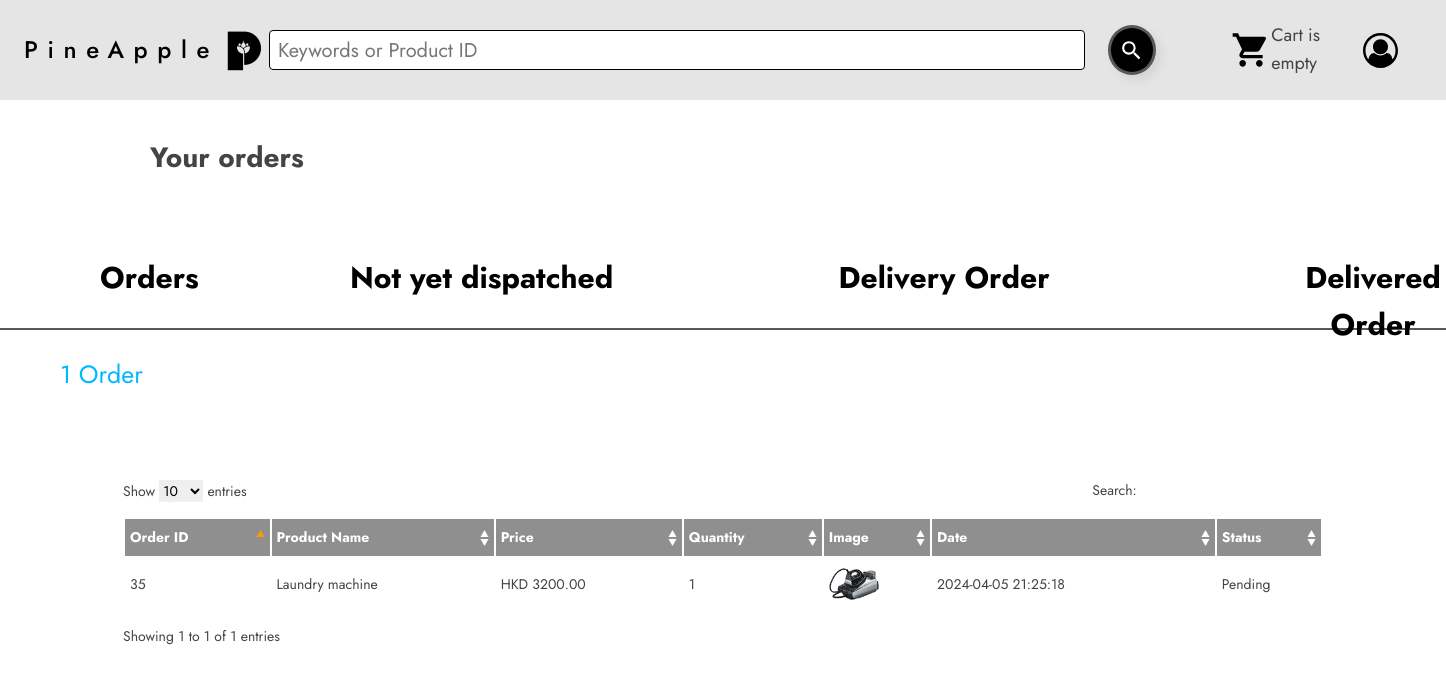
Page /check-order.php (signed in) on the committed database.
### tables this page shows
CREATE TABLE IF NOT EXISTS `tbl_order` (
  `id` int NOT NULL AUTO_INCREMENT,
  `cmrId` int NOT NULL,
  `productId` int NOT NULL,
  `productName` varchar(255) NOT NULL,
  `quantity` int NOT NULL,
  `price` float(10,2) NOT NULL,
  `image` varchar(255) NOT NULL,
  `date` datetime NOT NULL DEFAULT CURRENT_TIMESTAMP,
  `status` int NOT NULL DEFAULT '0',
  PRIMARY KEY (`id`)
);

### classess/Cart.php (called while the page is built, shortened)
<?php
$filepath = realpath(dirname(__FILE__));
include_once ($filepath.'/../lib/Database.php');
?>
<?php
class Cart{
private $db;
	public function __construct() {
		$this->db = new Database();
	}
	public function getOrderedProduct($cmrId){
		$query = "SELECT * FROM tbl_order WHERE cmrId = '$cmrId' ORDER BY date DESC";
		$result = $this->db->select($query);
		return $result;
	}
}
?>

### lib/Database.php (called while the page is built, shortened)
<?php
Class Database{
 public $host   = DB_HOST;
 public $user   = DB_USER;
 public $pass   = DB_PASS;
 public $dbname = DB_NAME;
 public $link;
private function connectDB(){
 $this->link = new mysqli($this->host, $this->user, $this->pass,
  $this->dbname);
 }
public function select($query){
  $result = $this->link->query($query) or
   die($this->link->error.__LINE__);
  if($result->num_rows > 0){
    return $result;
  } else {
    return false;
  }
 }
}

### lib/Session.php (called while the page is built, shortened)
<?php
class Session{
 public static function get($key){
  if (isset($_SESSION[$key])) {
   return $_SESSION[$key];
  } else {
   return false;
  }
 }
}
?>

### check-order.php (the view, shortened to what this page needs)
<?php include 'inc/header.php';?>
    <link rel="stylesheet" type="text/css" href="css/layout.css" media="screen" />
    <link rel="stylesheet" type="text/css" href="css/nav.css" media="screen" />
    <link href="css/table/demo_page.css" rel="stylesheet" type="text/css" />
          <link href="./check-order.css" rel="stylesheet" />
          <div class="check-order-container02">
            <h1 class="check-order-text">Your orders</h1>
          </div>
          <div class="check-order-container03">
            <a href="check-order.php" class="check-order-text1 navbar-link">Orders</a>
            <a href="delivery.php"  class="check-order-navlink navbar-link">Delivery Order</a>
            <a
              href="not-yet-dispatched.php"
              class="check-order-text2 navbar-link">
              Not yet dispatched
            </a>
            <a href="delivered.php"  class="check-order-text9 navbar-link">Delivered Order</a>
          </div>
          <div class="check-order-container04">
            <div class="check-order-container06">
              <table class="data display datatable" id="example" style="width: 1200px;">
                <thead>
                  <tr>
                    <th>Order ID</th>
                    <th>Product Name</th>
                    <th>Price</th>
                    <th>Quantity</th>
                    <th>Image</th>
                    <th>Date</th>
                    <th>Status</th>
                  </tr>
                </thead>
                <tbody>
                  <?php
                    $cmrId = Session::get("cmrId");
                    $qty = 0;
                    $getPd = $ct->getOrderedProduct($cmrId);
                    if ($getPd) {
                      $qty = 0;
                      while ($result = $getPd->fetch_assoc()) {
                        $qty++;
                  ?>
                  <tr class="odd gradeX">
                    <form action="" method="post">
                      <td><input type = "hidden" name = "id" value = <?php echo $result['id'];?>><?php echo $result['id'];?></td>
                      <td><?php echo $result['productName'];?></td>
                      <td>HKD <?php echo $result['price'];?></td>
                      <td><?php echo $result['quantity'];?></td>
                      <td><img src="admin/<?php echo $result['image'];?>" height="50px"></td>
                      <td><?php echo $result['date'];?>
                      </td>
                      <td>
                        <?php
                          if($result['status'] == 3){?>
                            <div> Rated </div>
                          <?php }
                          else if($result['status'] == 0){?>
                            <div> Pending </div>
                          <?php }
                        ?>
                      </td>
                    </form>
                  </tr>
                  <?php } } ?>
                </tbody>
	            </table>
            </div>
            <div class="check-order-container05">
              <label class="check-order-text3"><?php echo $qty;?> Order</label>
            </div>
<?php include 'inc/footer_clean.php';?>

### style.css (style rules this page uses)
:root { --dl-color-gray-500: #595959; --dl-color-gray-700: #999999; --dl-color-gray-900: #D9D9D9; --dl-color-gray-950: #e5e5e5ff; --dl-size-size-large: 144px; --dl-size-size-small: 48px; --dl-color-gray-black: #000000; --dl-color-gray-white: #FFFFFF; --dl-size-size-medium: 96px; --dl-size-size-xlarge: 192px; --dl-size-size-xsmall: 16px; --dl-space-space-unit: 16px; --dl-size-size-xxlarge: 288px; --dl-color-gray-black50: #00000080; --dl-color-gray-black60: #00000099; --dl-color-gray-black80: #000000cc; --dl-color-pallet-green: #dfe7ddff; --dl-size-size-maxwidth: 1328px; --dl-color-pallet-yellow: #efc14cff; --dl-radius-radius-round: 50%; --dl-color-pallet-warning: #c92323ff; --dl-space-space-halfunit: 8px; --dl-space-space-sixunits: 96px; --dl-space-space-twounits: 32px; --dl-radius-radius-radius2: 2px; --dl-radius-radius-radius4: 4px; --dl-radius-radius-radius8: 8px; --dl-space-space-fiveunits: 80px; --dl-space-space-fourunits: 64px; --dl-space-space-threeunits: 48px; --dl-space-space-oneandhalfunits: 24px; }
.navbar-link { color: rgba(0, 0, 0, 1); cursor: pointer; height: auto; font-size: 13px; text-align: left; transition: 0.3s; font-family: Jost; font-weight: 500; text-decoration: none; }

### admin/css/layout.css (style rules this page uses)
body { background: #fff none repeat scroll 0 0; color: #444; font-size: 14px; padding: 0; }
a { color: #000; font-weight:bold; text-decoration: none; }
h1, h2, h3, h4, h5, h6 { line-height:1.2em; margin-bottom:.3em; }
table.display { margin: 0 auto; clear: both; width: 100%; }
.sorting_asc { background: #8f8f8f url(../img/table/sort_asc.png) no-repeat center right; padding:8px 5px; text-align:left; color:#fff; }
.sorting { background:#8f8f8f url(../img/table/sort_both.png) no-repeat center right; padding:8px 5px; text-align:left; color:#fff; }
tr.odd { height: 30px; line-height: 30px; border-bottom:1px solid #e6e6e6; }
tr.odd td, tr.even td { padding-left:5px; }

### check-order.css (style rules this page uses)
.check-order-container02 { top: 100px; left: 0px; width: 100%; height: 130px; display: flex; position: absolute; align-items: center; border-color: rgba(120, 120, 120, 0.4); border-style: hidden; border-width: 2px; justify-content: center; }
.check-order-text { top: 0px; left: 150px; width: auto; bottom: 0px; height: var(--dl-size-size-small); margin: auto; position: absolute; }
.check-order-container03 { top: 230px; flex: 0 0 auto; left: 0px; width: 100%; height: 100px; display: flex; position: absolute; align-items: flex-start; border-color: var(--dl-color-gray-500); border-style: solid; border-top-width: 0px; border-left-width: 0px; border-right-width: 0px; border-bottom-width: 2px; }
.check-order-text1 { top: 25px; left: 100px; width: auto; height: var(--dl-size-size-small); position: absolute; font-size: 30px; align-self: center; font-style: normal; text-align: center; font-weight: 700; }
.check-order-text2 { top: 25px; left: 350px; width: auto; height: var(--dl-size-size-small); position: absolute; font-size: 30px; align-self: center; font-style: normal; text-align: center; font-weight: 700; }
.check-order-navlink { top: 25px; left: 800px; width: var(--dl-size-size-xxlarge); height: var(--dl-size-size-small); position: absolute; font-size: 30px; align-self: center; font-style: normal; text-align: center; font-weight: 700; text-decoration: none; }
.check-order-container04 { top: 330px; left: 0px; width: 100%; height: 800px; display: flex; position: absolute; align-items: flex-start; flex-direction: column; }
.check-order-container05 { top: 0px; left: 0px; width: 100%; height: 98px; display: flex; position: absolute; align-items: center; border-color: rgba(120, 120, 120, 0.4); border-style: hidden; border-width: 2px; justify-content: center; }
.check-order-text3 { top: 0px; left: 60px; color: #00b8ff; bottom: 0px; height: var(--dl-size-size-small); margin: auto; position: absolute; font-size: 25px; }
.check-order-container06 { top: 150px; left: 0px; width: 100%; height: 300px; display: flex; position: absolute; align-items: center; border-style: hidden; flex-direction: column; justify-content: flex-start; }
.check-order-text9 { top: 25px; left: 1300px; width: auto; height: var(--dl-size-size-small); position: absolute; font-size: 30px; align-self: center; font-style: normal; text-align: center; font-weight: 700; }

### rows in the picture
tbl_order: id "35", productName "Laundry machine", price "3200.00", quantity "1", image (picture), date "2024-04-05 21:25:18", status "Pending"

### other values in the picture
$qty "1"
